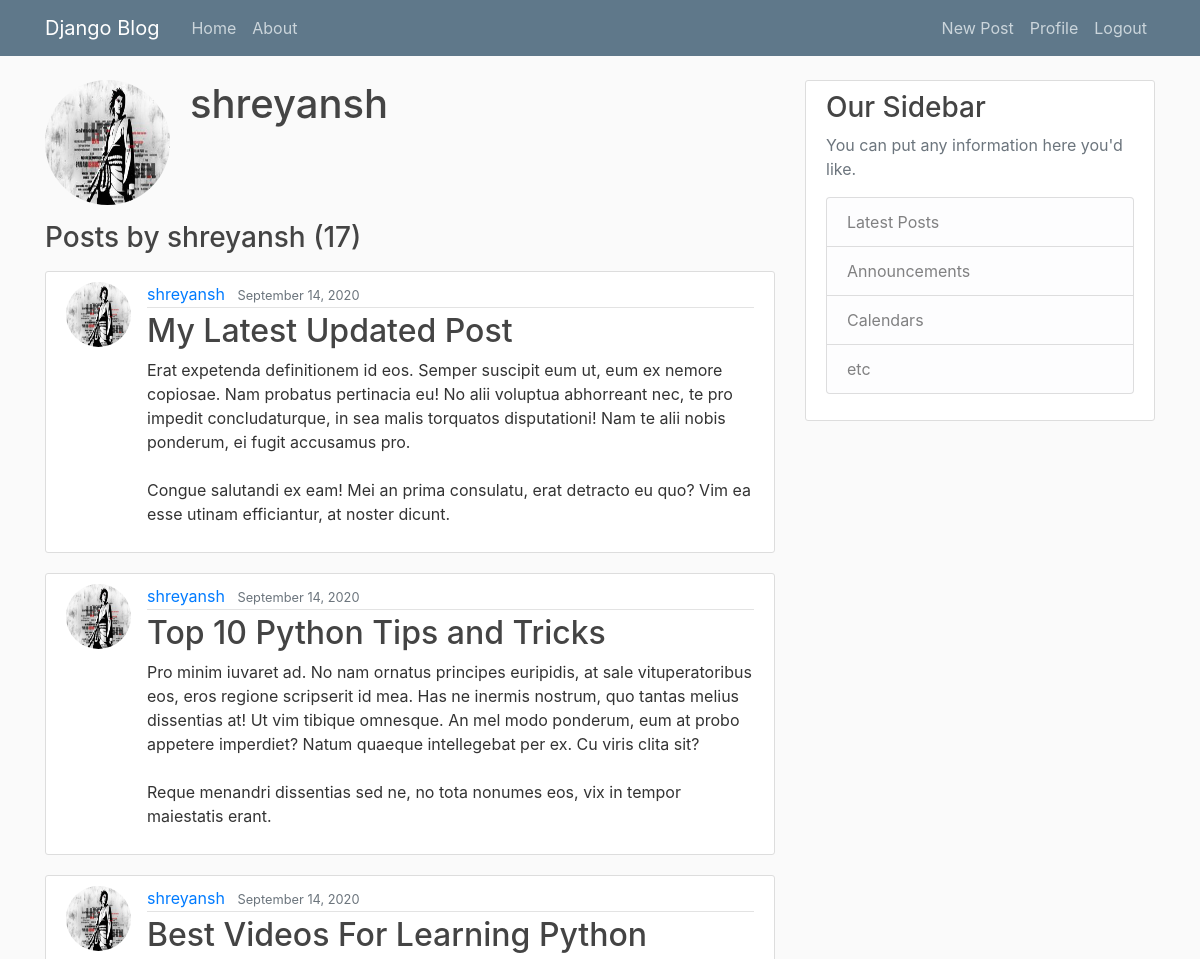
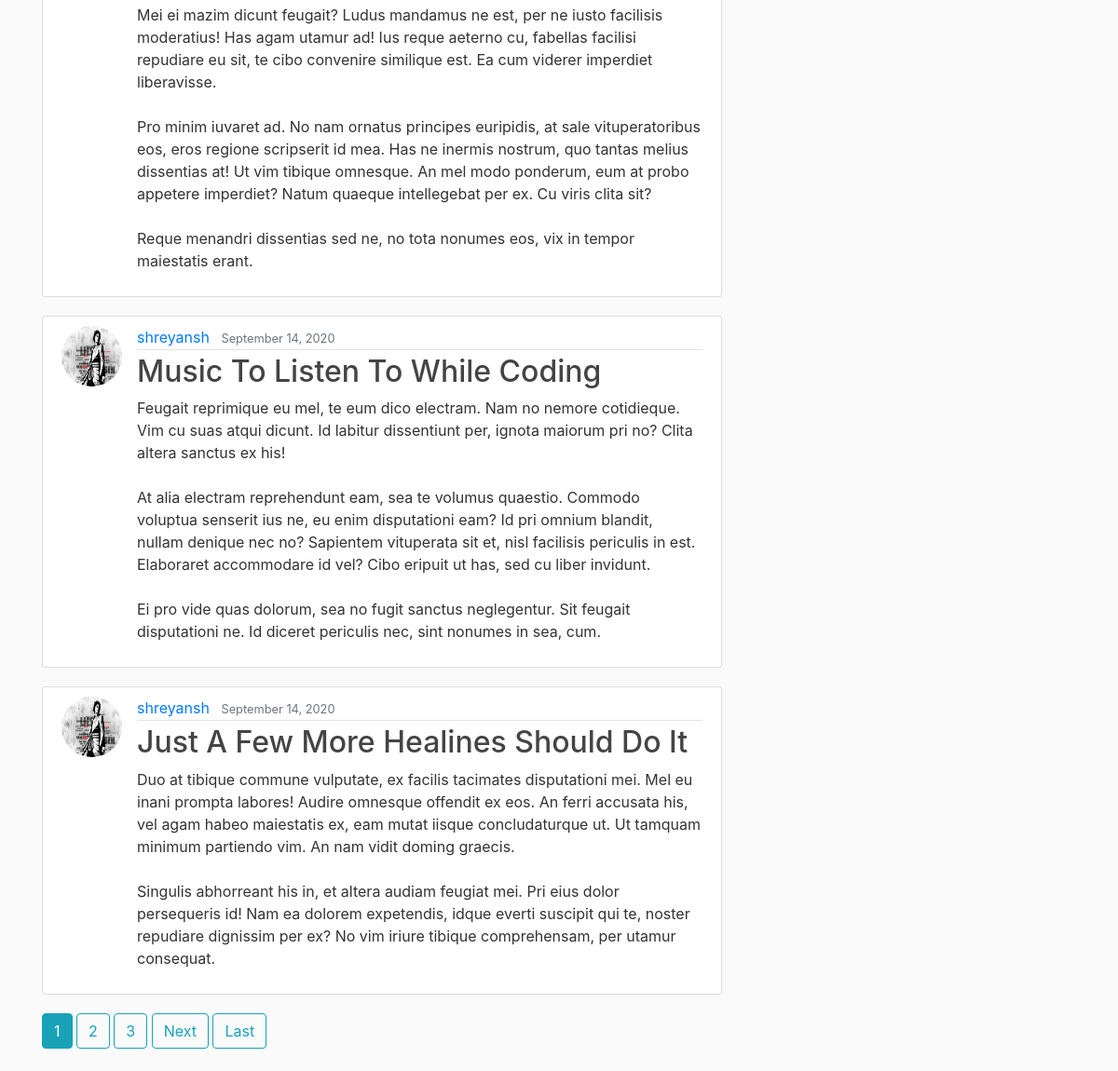
The app's page /user/shreyansh (signed in) with its own data (2 pictures, top to bottom).
### blog/models.py (models this page shows, shortened)
class Post(models.Model):
    title = models.CharField(max_length=100)
    content = models.TextField()
    date_posted = models.DateTimeField(default=timezone.now)
    author = models.ForeignKey(User, on_delete=models.CASCADE)

### users/models.py (models this page shows, shortened)
class Profile(models.Model):
    user = models.OneToOneField(User, on_delete=models.CASCADE)
    image = models.ImageField(default='default.jpg', upload_to='profile_pics')

### blog/views.py (the view)
# urls.py: path('user/<str:username>', UserPostListView.as_view(), name='user-posts'),
class UserPostListView(ListView):
    model = Post
    template_name = 'blog/user_posts.html'
    context_object_name = 'posts'
    paginate_by = 5
    def get_queryset(self):
        user = get_object_or_404(User, username=self.kwargs.get('username'))
        return Post.objects.filter(author=user).order_by('-date_posted')
    def get_context_data(self, *args, **kwargs):
        context = super(UserPostListView, self).get_context_data()
        user = get_object_or_404(User, username=self.kwargs.get('username'))
        try:
            context['image'] = Post.objects.filter(author=user)[0].author.profile.image.url
        except Exception:
            pass
        return context

### blog/templates/blog/user_posts.html (shortened to what this page needs)
{% extends 'blog/base.html'%}
{% block content %}
    <div class="media">
        <img class="rounded-circle account-img" src="{{ image }}">
        <div class="media-body">
            <h2 class="account-heading">{{ view.kwargs.username }}</h2>
        </div>
    </div>
    <h3 class="mb-3">Posts by {{ view.kwargs.username }} ({{ page_obj.paginator.count }})</h3>
    {% for post in posts %}
        <article class="media content-section">
            <img class="rounded-circle article-img" src="{{ post.author.profile.image.url }}"></img>
            <div class="media-body">
            <div class="article-metadata">
                <a class="mr-2" href="{% url 'user-posts' post.author.username %}">{{ post.author }}</a>
                <small class="text-muted">{{ post.date_posted|date:"F d, Y" }}</small>
            </div>
            <h2><a class="article-title" href="{% url 'post-detail' post.id %}">{{ post.title }}</a></h2>
            <p class="article-content">{{ post.content }}</p>
            </div>
        </article>
    {% endfor %}
    {% if is_paginated %}
        {% for num in page_obj.paginator.page_range %}
            {% if page_obj.number == num %}
                <a class="btn btn-info mb-4" href="?page={{ num }}">{{ num }}</a>
            {% elif num > page_obj.number|add:'-3' and num < page_obj.number|add:'3' %}
                <a class="btn btn-outline-info mb-4" href="?page={{ num }}">{{ num }}</a>
            {% endif %}
        {% endfor %}
        {% if page_obj.has_next %}
            <a class="btn btn-outline-info mb-4" href="?page={{ page_obj.next_page_number }}">Next</a>
            <a class="btn btn-outline-info mb-4" href="?page={{ page_obj.paginator.num_pages }}">Last</a>
        {% endif %}
    {% endif %}
{% endblock %}

### blog/static/blog/main.css (style rules this page uses)
body { background: #fafafa; color: #333333; margin-top: 5rem; }
h1, h2, h3, h4, h5, h6 { color: #444444; }
.content-section { background: #ffffff; padding: 10px 20px; border: 1px solid #dddddd; border-radius: 3px; margin-bottom: 20px; }
.article-title { color: #444444; }
.article-content { white-space: pre-line; }
.article-img { height: 65px; width: 65px; margin-right: 16px; }
.article-metadata { padding-bottom: 1px; margin-bottom: 4px; border-bottom: 1px solid #e3e3e3 }
.account-img { height: 125px; width: 125px; margin-right: 20px; margin-bottom: 16px; }
.account-heading { font-size: 2.5rem; }

### records on screen
Post: author.profile.image (picture), author "shreyansh", date_posted "September 14, 2020", title "My Latest Updated Post", content "Erat expetenda definitionem id eos. Semper suscipit eum ut, eum ex nemore copiosae. Nam probatus pertinacia eu! No alii voluptua abhorreant nec, te pro impedit concludaturque, in sea malis torquatos disputationi! Nam te alii nobis ponderum, ei fugit accusamus pro. Congue salutandi ex eam! Mei an prima consulatu, erat detracto eu quo? Vim ea esse utinam efficiantur, at noster dicunt."
Post: author.profile.image (picture), author "shreyansh", date_posted "September 14, 2020", title "Top 10 Python Tips and Tricks", content "Pro minim iuvaret ad. No nam ornatus principes euripidis, at sale vituperatoribus eos, eros regione scripserit id mea. Has ne inermis nostrum, quo tantas melius dissentias at! Ut vim tibique omnesque. An mel modo ponderum, eum at probo appetere imperdiet? Natum quaeque intellegebat per ex. Cu viris clita sit? Reque menandri dissentias sed ne, no tota nonumes eos, vix in tempor maiestatis erant."
Post: author.profile.image (picture), author "shreyansh", date_posted "September 14, 2020", title "Best Videos For Learning Python", content "Mei ei mazim dicunt feugait? Ludus mandamus ne est, per ne iusto facilisis moderatius! Has agam utamur ad! Ius reque aeterno cu, fabellas facilisi repudiare eu sit, te cibo convenire similique est. Ea cum viderer imperdiet liberavisse. Pro minim iuvaret ad. No nam ornatus principes euripidis, at sale vituperatoribus eos, eros regione scripserit id mea. Has ne inermis nostrum, quo tantas melius dissentias at! Ut vim tibique omnesque. An mel modo ponderum, eum at probo appetere imperdiet? Natum quaeque intellegebat per ex. Cu viris clita sit? Reque menandri dissentias sed ne, no tota nonumes eos, vix in tempor maiestatis erant."
Post: author.profile.image (picture), author "shreyansh", date_posted "September 14, 2020", title "Music To Listen To While Coding", content "Feugait reprimique eu mel, te eum dico electram. Nam no nemore cotidieque. Vim cu suas atqui dicunt. Id labitur dissentiunt per, ignota maiorum pri no? Clita altera sanctus ex his! At alia electram reprehendunt eam, sea te volumus quaestio. Commodo voluptua senserit ius ne, eu enim disputationi eam? Id pri omnium blandit, nullam denique nec no? Sapientem vituperata sit et, nisl facilisis periculis in est. Elaboraret accommodare id vel? Cibo eripuit ut has, sed cu liber invidunt. Ei pro vide quas dolorum, sea no fugit sanctus neglegentur. Sit feugait disputationi ne. Id diceret periculis nec, sint nonumes in sea, cum."
Post: author.profile.image (picture), author "shreyansh", date_posted "September 14, 2020", title "Just A Few More Healines Should Do It", content "Duo at tibique commune vulputate, ex facilis tacimates disputationi mei. Mel eu inani prompta labores! Audire omnesque offendit ex eos. An ferri accusata his, vel agam habeo maiestatis ex, eam mutat iisque concludaturque ut. Ut tamquam minimum partiendo vim. An nam vidit doming graecis. Singulis abhorreant his in, et altera audiam feugiat mei. Pri eius dolor persequeris id! Nam ea dolorem expetendis, idque everti suscipit qui te, noster repudiare dignissim per ex? No vim iriure tibique comprehensam, per utamur consequat."

### other values on screen
{{ view.kwargs.username }} "shreyansh"
{{ page_obj.paginator.count }} "17"
{{ num }} "1"
{{ num }} "2" "3"
